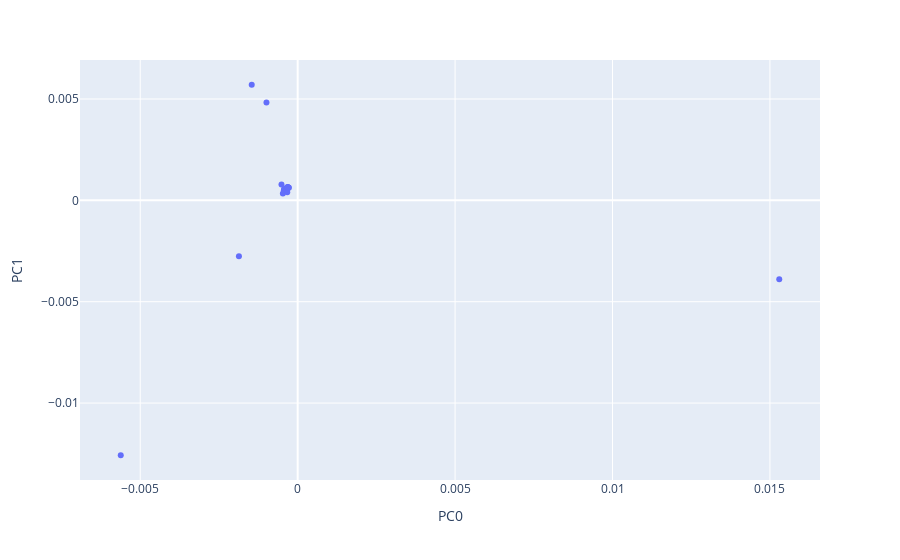
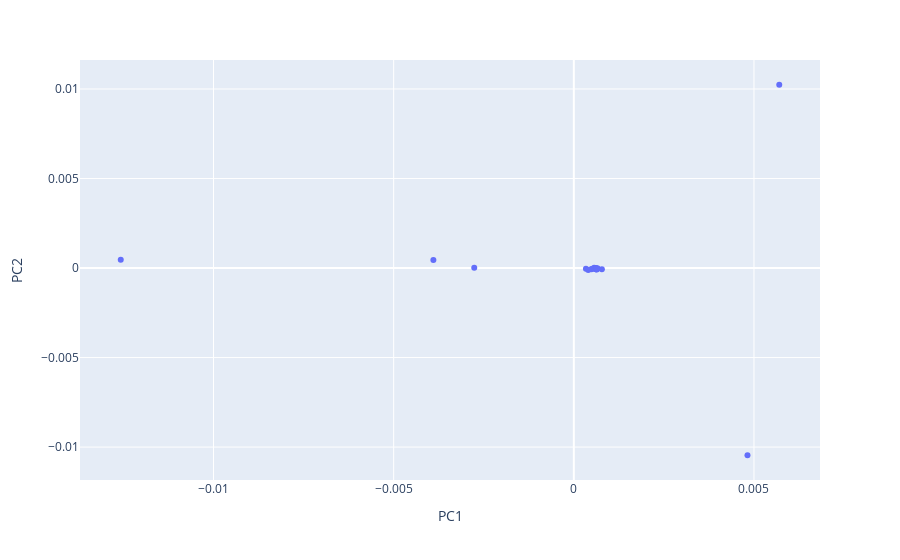

Notebook source saved alongside these figures, in order:
### Code cell
#Visualize results:
#Show a scatter plots of PC0 vs PC1, and PC1 vs PC2
fig1 = px.scatter(DCM, x='PC0', y='PC1')
fig1.show()

fig2 = px.scatter(DCM, x='PC1', y='PC2')
fig2.show()

### Figure 1 — Plotly figure (JSON) as saved in the notebook; plotly's stock layout.template omitted (floating-point values rounded to 4 significant figures)
{"data": [{"hovertemplate": "PC0=%{x}<br>PC1=%{y}<extra></extra>", "legendgroup": "", "marker": {"color": "#636efa", "symbol": "circle"}, "mode": "markers", "name": "", "orientation": "v", "showlegend": false, "type": "scatter", "x": [-0.0003135, -0.001866, -0.005619, -0.001459, -0.0003591, -0.0004381, -0.0004302, -0.0004694, -0.0009911, -0.0003157, -0.0003236, -0.0002933, -0.0005141, -0.000279, -0.0003553, -0.0003148, -0.0003055, -0.0003312, -0.0003174, 0.0153], "xaxis": "x", "y": [0.000624, -0.002764, -0.01257, 0.005701, 0.0006047, 0.0004961, 0.0005628, 0.0003366, 0.00482, 0.0006536, 0.0006462, 0.0006353, 0.0007785, 0.000616, 0.0004914, 0.0006259, 0.0006161, 0.0003996, 0.0006284, -0.003898], "yaxis": "y"}], "layout": {"autosize": true, "legend": {"tracegroupgap": 0}, "margin": {"t": 60}, "xaxis": {"anchor": "y", "autorange": true, "domain": [0, 1], "range": [-0.00689, 0.01657], "title": {"text": "PC0"}, "type": "linear"}, "yaxis": {"anchor": "x", "autorange": true, "domain": [0, 1], "range": [-0.01399, 0.007116], "title": {"text": "PC1"}, "type": "linear"}}}

### Figure 2 — Plotly figure (JSON) as saved in the notebook; plotly's stock layout.template omitted (floating-point values rounded to 4 significant figures)
{"data": [{"hovertemplate": "PC1=%{x}<br>PC2=%{y}<extra></extra>", "legendgroup": "", "marker": {"color": "#636efa", "symbol": "circle"}, "mode": "markers", "name": "", "orientation": "v", "showlegend": false, "type": "scatter", "x": [0.000624, -0.002764, -0.01257, 0.005701, 0.0006047, 0.0004961, 0.0005628, 0.0003366, 0.00482, 0.0006536, 0.0006462, 0.0006353, 0.0007785, 0.000616, 0.0004914, 0.0006259, 0.0006161, 0.0003996, 0.0006284, -0.003898], "xaxis": "x", "y": [-4.241e-05, 2.095e-05, 0.0004563, 0.01024, -2.14e-06, -4.701e-05, 1.938e-05, -3.302e-05, -0.01046, -8.193e-06, -4.203e-05, -8.791e-05, -6.887e-05, -7.247e-05, -6.97e-05, -4.326e-05, -6.969e-05, -0.0001085, -3.555e-05, 0.0004533], "yaxis": "y"}], "layout": {"autosize": true, "legend": {"tracegroupgap": 0}, "margin": {"t": 60}, "xaxis": {"anchor": "y", "autorange": true, "domain": [0, 1], "range": [-0.01369, 0.006812], "title": {"text": "PC1"}, "type": "linear"}, "yaxis": {"anchor": "x", "autorange": true, "domain": [0, 1], "range": [-0.01206, 0.01184], "title": {"text": "PC2"}, "type": "linear"}}}
